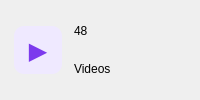
              <widget class="QFrame" name="cardStatVideos">
               <property name="cssClass" stdset="0">
                <string>card</string>
               </property>
               <property name="frameShape">
                <enum>QFrame::NoFrame</enum>
               </property>
               <layout class="QHBoxLayout" name="layout_8">
                <property name="spacing">
                 <number>12</number>
                </property>
                <property name="leftMargin">
                 <number>14</number>
                </property>
                <property name="topMargin">
                 <number>12</number>
                </property>
                <property name="rightMargin">
                 <number>16</number>
                </property>
                <property name="bottomMargin">
                 <number>12</number>
                </property>
                <item>
                 <widget class="QLabel" name="badgeVideos">
                  <property name="text">
                   <string>▶</string>
                  </property>
                  <property name="alignment">
                   <set>Qt::AlignCenter</set>
                  </property>
                  <property name="styleSheet">
                   <string notr="true">background:#efe9ff; color:#7c3aed; border-radius:10px; font-size:18pt;</string>
                  </property>
                  <property name="minimumSize">
                   <size>
                    <width>48</width>
                    <height>48</height>
                   </size>
                  </property>
                  <property name="maximumSize">
                   <size>
                    <width>48</width>
                    <height>48</height>
                   </size>
                  </property>
                 </widget>
                </item>
                <item>
                 <layout class="QVBoxLayout" name="layout_9">
                  <property name="spacing">
                   <number>0</number>
                  </property>
                  <item>
                   <widget class="QLabel" name="lblStatVideos">
                    <property name="text">
                     <string>48</string>
                    </property>
                    <property name="cssClass" stdset="0">
                     <string>statValue</string>
                    </property>
                   </widget>
                  </item>
                  <item>
                   <widget class="QLabel" name="qlabel_2">
                    <property name="text">
                     <string>Videos</string>
                    </property>
                    <property name="cssClass" stdset="0">
                     <string>muted</string>
                    </property>
                   </widget>
                  </item>
                 </layout>
                </item>
                <item>
                 <spacer name="spacer_6">
                  <property name="orientation">
                   <enum>Qt::Horizontal</enum>
                  </property>
                  <property name="sizeHint" stdset="0">
                   <size>
                    <width>20</width>
                    <height>20</height>
                   </size>
                  </property>
                 </spacer>
                </item>
               </layout>
              </widget>
